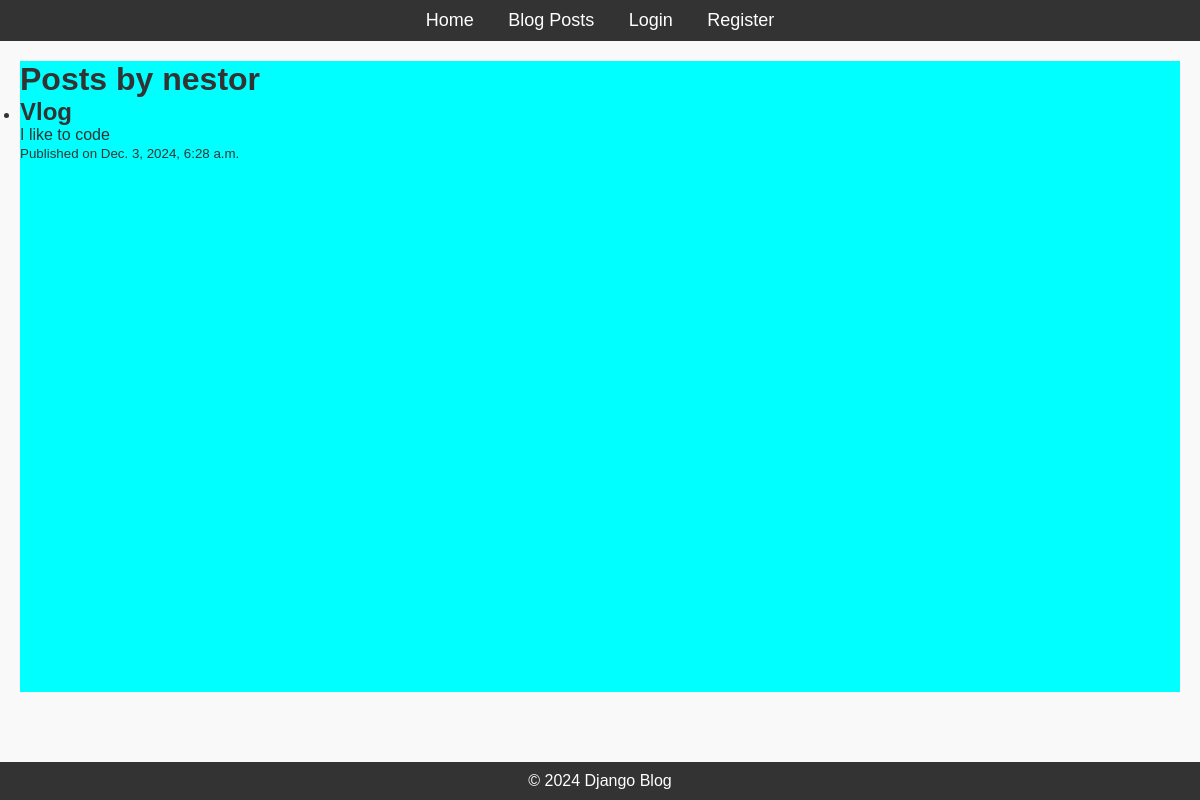
The app's page /user/3/posts/ with its own data.
### blog/models.py (models this page shows, shortened)
class Post(models.Model):
    title = models.CharField(max_length=200)
    content = models.TextField()
    published_date = models.DateTimeField(auto_now_add=True)
    author = models.ForeignKey(User, on_delete=models.CASCADE, related_name='posts')

### blog/views.py (the view)
# urls.py: path('user/<int:user_id>/posts/', views.user_posts_details, name='user_posts_details'),
def user_posts_details(request, user_id):
    user = get_object_or_404(User, id=user_id)
    posts = Post.objects.filter(author=user)
    context = {"user": user, "posts": posts}
    return render(request, 'blog/posts_details.html', context)

### blog/templates/blog/posts_details.html (shortened to what this page needs)
{% extends 'blog/base.html' %}
{% block content %}
<h1>Posts by {{ user.username }}</h1>
{% if posts %}
<ul>
    {% for post in posts %}
    <li>
        <h2>{{ post.title }}</h2>
        <p>{{ post.content }}</p>
        <small>Published on {{ post.published_date }}</small>
    </li>
    {% endfor %}
</ul>
{% else %}
<p>No posts found.</p>
{% endif %}
{% endblock %}

### blog/static/css/styles.css (style rules this page uses)
* { margin: 0; padding: 0; box-sizing: border-box; }
body { font-family: Arial, sans-serif; background-color: #f9f9f9; color: #333; }

### records on screen
Post: title "Vlog", content "I like to code", published_date "Dec. 3, 2024, 6:28 a.m."

### other values on screen
{{ user.username }} "nestor"
